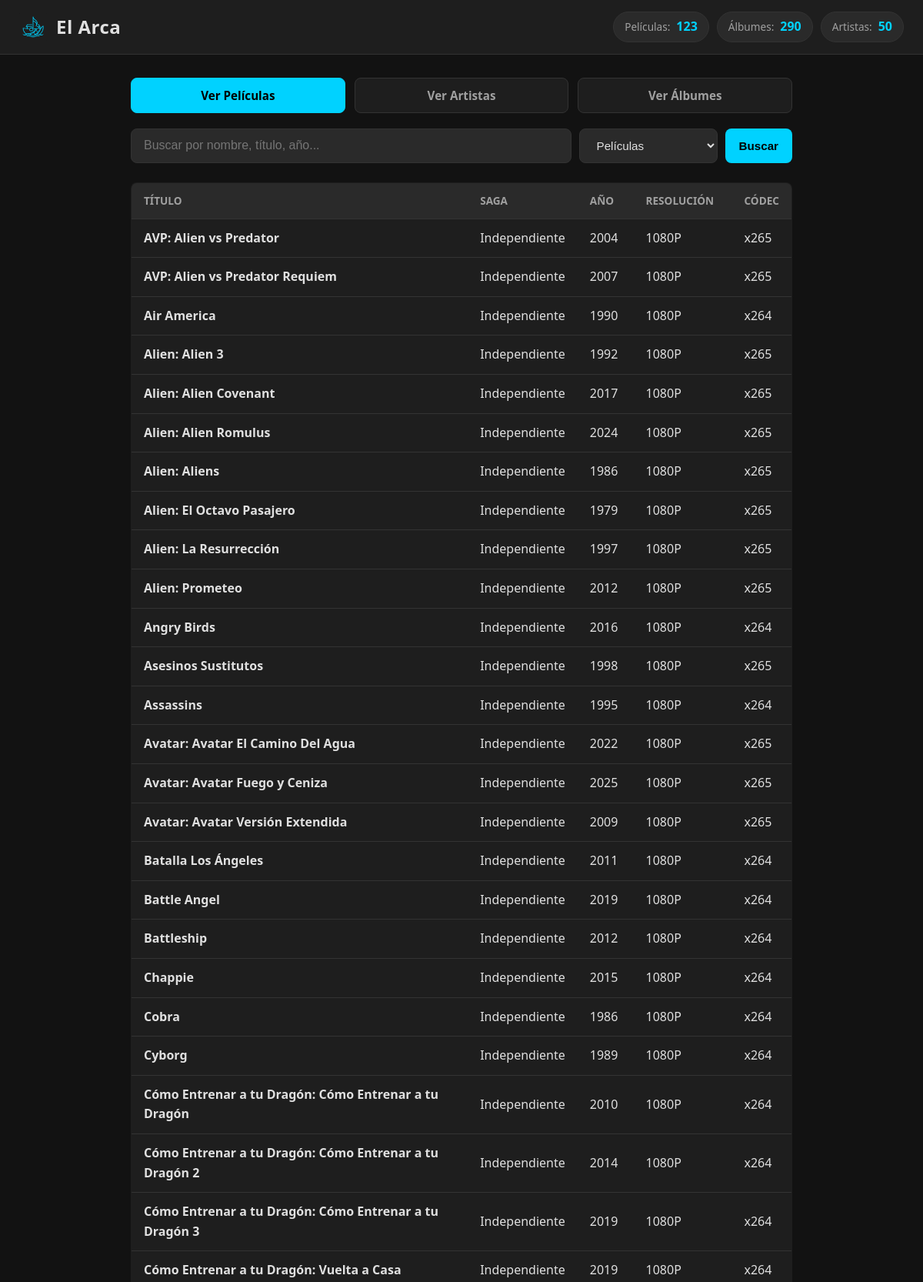
The page / (upper part) on the database its author committed.
### tables this page shows
CREATE TABLE peliculas (
            id INTEGER PRIMARY KEY AUTOINCREMENT,
            saga TEXT,
            titulo TEXT NOT NULL,
            anio_estreno INTEGER,
            decada TEXT,
            resolucion TEXT,
            es_x265 INTEGER DEFAULT 0,
            es_animada INTEGER DEFAULT 0
        );

### app.py (the view, shortened to what this page needs)
@app.route("/", methods=["GET"])
def inicio():
    busqueda = request.args.get("q", "").strip()
    filtro_tipo = request.args.get("tipo", "peliculas")
    peliculas = []
    albumes = []
    artistas = []
    conn = obtener_conexion()
    cursor = conn.cursor()
    cursor.execute("SELECT COUNT(*) AS total FROM artistas")
    res_artistas = cursor.fetchone()
    total_artistas_val = res_artistas["total"] if res_artistas else 0
    cursor.execute("SELECT COUNT(*) AS total FROM peliculas")
    res_peliculas = cursor.fetchone()
    total_peliculas_val = res_peliculas["total"] if res_peliculas else 0
    cursor.execute("SELECT COUNT(*) AS total FROM albumes")
    res_albumes = cursor.fetchone()
    total_albumes_val = res_albumes["total"] if res_albumes else 0
    if filtro_tipo == "peliculas":
        if busqueda:
            query = """
                SELECT * FROM peliculas
                WHERE titulo LIKE ?
                   OR saga LIKE ?
                   OR decada LIKE ?
                   OR CAST(anio_estreno AS TEXT) LIKE ?
                   OR resolucion LIKE ?
                   OR (es_animada = 1 AND 'animada' LIKE ?)
                   OR (es_x265 = 1 AND 'x265' LIKE ?)
                ORDER BY anio_estreno ASC, titulo ASC
            """
            param = f"%{busqueda}%"
            peliculas = cursor.execute(query, (param, param, param, param, param, param, param)).fetchall()
        else:
            peliculas = cursor.execute("SELECT * FROM peliculas ORDER BY titulo ASC").fetchall()
    elif filtro_tipo == "artistas":
        if busqueda:
            query = "SELECT * FROM artistas WHERE nombre LIKE ? ORDER BY nombre ASC"
            artistas = cursor.execute(query, (f"%{busqueda}%",)).fetchall()
        else:
            artistas = cursor.execute("SELECT * FROM artistas ORDER BY nombre ASC").fetchall()
    conn.close()
    return render_template(
        "index.html",
        peliculas=peliculas,
        albumes=albumes,
        artistas=artistas,
        busqueda=busqueda,
        tipo=filtro_tipo,
        total_artistas=total_artistas_val,
        total_peliculas=total_peliculas_val,
        total_albumes=total_albumes_val
    )

### app.py (called while the page is built)
def obtener_conexion():
    conn = sqlite3.connect(RUTA_BD)
    conn.row_factory = sqlite3.Row  # Permite acceder a las columnas por su nombre
    return conn

### templates/index.html (shortened to what this page needs)
<!DOCTYPE html>
<html lang="es">
<head>
    <link rel="stylesheet" href="{{ url_for('static', filename='style.css') }}">
</head>
<body>
    <header class="barra-superior">
        <div class="logo-titulo">
            <img src="{{ url_for('static', filename='logo.png') }}" alt="Logo El Arca" class="img-logo">
            <h1>El Arca</h1>
        </div>
        <div class="contenedor-badges">
            <div class="info-badge">
                <span class="etiqueta">Películas:</span>
                <strong class="numero">{{ total_peliculas }}</strong>
            </div>
            <div class="info-badge">
                <span class="etiqueta">Álbumes:</span>
                <strong class="numero">{{ total_albumes }}</strong>
            </div>
            <div class="info-badge">
                <span class="etiqueta">Artistas:</span>
                <strong class="numero">{{ total_artistas }}</strong>
            </div>
        </div>
    </header>
    <main class="contenedor-principal">
        <nav class="acciones-rapidas">
            <a href="/?tipo=peliculas" class="btn-navegacion {% if tipo == 'peliculas' %}activo{% endif %}">
                Ver Películas
            </a>
            <a href="/?tipo=artistas" class="btn-navegacion {% if tipo == 'artistas' %}activo{% endif %}">
                Ver Artistas
            </a>
            <a href="/?tipo=musica" class="btn-navegacion {% if tipo == 'musica' %}activo{% endif %}">
                Ver Álbumes
            </a>
        </nav>
        <form method="GET" action="/" class="buscador-form">
            <input type="text" name="q" value="{{ busqueda }}" placeholder="Buscar por nombre, título, año..." class="input-busqueda">
            <select name="tipo" class="select-tipo">
                <option value="peliculas" {% if tipo == 'peliculas' %}selected{% endif %}>Películas</option>
            </select>
            <button type="submit" class="btn-buscar">Buscar</button>
        </form>
        {% if tipo == 'peliculas' %}
            {% if peliculas %}
                <table class="tabla-resultados">
                    <thead>
                        <tr>
                            <th>Título</th>
                            <th>Saga</th>
                            <th>Año</th>
                            <th>Resolución</th>
                            <th>Códec</th>
                        </tr>
                    </thead>
                    <tbody>
                        {% for p in peliculas %}
                        <tr>
                            <td><strong>{{ p.titulo }}</strong></td>
                            <td>{{ p.saga or '-' }}</td>
                            <td>{{ p.anio_estreno }}</td>
                            <td>{{ p.resolucion }}</td>
                            <td>
                                {% if p.es_x265 == 1 %}
                                    <span class="badge-x265">x265</span>
                                {% else %}
                                    <span class="badge-x264">x264</span>
                                {% endif %}
                            </td>
                        </tr>
                        {% endfor %}
                    </tbody>
                </table>
            {% else %}
                <p class="sin-resultados">No se encontraron películas.</p>
            {% endif %}
        {% endif %}
    </main>
</body>
</html>

### static/style.css (style rules this page uses)
:root { --bg-principal: #121212; --bg-tarjeta: #1e1e1e; --bg-input: #2a2a2a; --texto-principal: #e0e0e0; --texto-secundario: #a0a0a0; --acento-cyan: #00d2ff; --borde: #333333; --borde-focus: #00d2ff; --fuente-principal: system-ui, -apple-system, BlinkMacSystemFont, "Segoe UI", Roboto, sans-serif; }
* { box-sizing: border-box; margin: 0; padding: 0; }
body { background-color: var(--bg-principal); color: var(--texto-principal); font-family: var(--fuente-principal); line-height: 1.6; padding-bottom: 40px; }
.barra-superior { display: flex; justify-content: space-between; align-items: center; background-color: var(--bg-tarjeta); padding: 15px 25px; border-bottom: 1px solid var(--borde); position: sticky; top: 0; z-index: 100; }
.logo-titulo { display: flex; align-items: center; gap: 12px; }
.logo-titulo h1 { font-size: 1.5rem; font-weight: 700; color: var(--texto-principal); letter-spacing: 0.5px; }
.info-badge { display: inline-flex; align-items: center; gap: 8px; background-color: var(--bg-input); padding: 6px 14px; border-radius: 20px; font-size: 0.85rem; border: 1px solid var(--borde); color: var(--texto-secundario); }
.info-badge .numero { color: var(--acento-cyan); font-weight: 700; font-size: 1rem; }
.contenedor-principal { max-width: 900px; margin: 30px auto; padding: 0 20px; }
.buscador-form { display: flex; gap: 10px; margin-bottom: 25px; flex-wrap: wrap; }
.input-busqueda { flex: 1; min-width: 200px; padding: 12px 16px; background-color: var(--bg-input); border: 1px solid var(--borde); border-radius: 8px; color: var(--texto-principal); font-size: 1rem; outline: none; transition: border-color 0.2s; }
.select-tipo, .btn-buscar { padding: 12px 18px; background-color: var(--bg-input); border: 1px solid var(--borde); border-radius: 8px; color: var(--texto-principal); font-size: 0.95rem; cursor: pointer; outline: none; }
.btn-buscar { background-color: var(--acento-cyan); color: #000; font-weight: 600; border: none; transition: opacity 0.2s; }
.tabla-resultados { width: 100%; border-collapse: collapse; background-color: var(--bg-tarjeta); border-radius: 8px; overflow: hidden; border: 1px solid var(--borde); }
.tabla-resultados th, .tabla-resultados td { padding: 12px 16px; text-align: left; border-bottom: 1px solid var(--borde); }
.tabla-resultados th { background-color: var(--bg-input); color: var(--texto-secundario); font-weight: 600; font-size: 0.85rem; text-transform: uppercase; }
.contenedor-badges { display: flex; gap: 10px; align-items: center; flex-wrap: wrap; }
.img-logo { width: 36px; height: 36px; object-fit: contain; opacity: 0.9; }
.acciones-rapidas { display: flex; gap: 12px; margin-bottom: 20px; flex-wrap: wrap; }
.btn-navegacion { flex: 1; text-align: center; padding: 10px 16px; background-color: var(--bg-tarjeta); color: var(--texto-secundario); text-decoration: none; border-radius: 8px; border: 1px solid var(--borde); font-weight: 600; font-size: 0.95rem; transition: all 0.2s ease; }
.btn-navegacion.activo { background-color: var(--acento-cyan); color: #000000; border-color: var(--acento-cyan); }

### rows shown on the page
peliculas: titulo "AVP: Alien vs Predator", saga "Independiente", anio_estreno "2004", resolucion "1080P", es_x265 "x265"
peliculas: titulo "AVP: Alien vs Predator Requiem", saga "Independiente", anio_estreno "2007", resolucion "1080P", es_x265 "x265"
peliculas: titulo "Air America", saga "Independiente", anio_estreno "1990", resolucion "1080P", es_x265 "x264"
peliculas: titulo "Alien: Alien 3", saga "Independiente", anio_estreno "1992", resolucion "1080P", es_x265 "x265"
peliculas: titulo "Alien: Alien Covenant", saga "Independiente", anio_estreno "2017", resolucion "1080P", es_x265 "x265"
peliculas: titulo "Alien: Alien Romulus", saga "Independiente", anio_estreno "2024", resolucion "1080P", es_x265 "x265"
peliculas: titulo "Alien: Aliens", saga "Independiente", anio_estreno "1986", resolucion "1080P", es_x265 "x265"
peliculas: titulo "Alien: El Octavo Pasajero", saga "Independiente", anio_estreno "1979", resolucion "1080P", es_x265 "x265"
peliculas: titulo "Alien: La Resurrección", saga "Independiente", anio_estreno "1997", resolucion "1080P", es_x265 "x265"
peliculas: titulo "Alien: Prometeo", saga "Independiente", anio_estreno "2012", resolucion "1080P", es_x265 "x265"
peliculas: titulo "Angry Birds", saga "Independiente", anio_estreno "2016", resolucion "1080P", es_x265 "x264"
peliculas: titulo "Asesinos Sustitutos", saga "Independiente", anio_estreno "1998", resolucion "1080P", es_x265 "x265"
peliculas: titulo "Assassins", saga "Independiente", anio_estreno "1995", resolucion "1080P", es_x265 "x264"
peliculas: titulo "Avatar: Avatar El Camino Del Agua", saga "Independiente", anio_estreno "2022", resolucion "1080P", es_x265 "x265"
peliculas: titulo "Avatar: Avatar Fuego y Ceniza", saga "Independiente", anio_estreno "2025", resolucion "1080P", es_x265 "x265"
peliculas: titulo "Avatar: Avatar Versión Extendida", saga "Independiente", anio_estreno "2009", resolucion "1080P", es_x265 "x265"
peliculas: titulo "Batalla Los Ángeles", saga "Independiente", anio_estreno "2011", resolucion "1080P", es_x265 "x264"
peliculas: titulo "Battle Angel", saga "Independiente", anio_estreno "2019", resolucion "1080P", es_x265 "x264"
peliculas: titulo "Battleship", saga "Independiente", anio_estreno "2012", resolucion "1080P", es_x265 "x264"
peliculas: titulo "Chappie", saga "Independiente", anio_estreno "2015", resolucion "1080P", es_x265 "x264"
peliculas: titulo "Cobra", saga "Independiente", anio_estreno "1986", resolucion "1080P", es_x265 "x264"
peliculas: titulo "Cyborg", saga "Independiente", anio_estreno "1989", resolucion "1080P", es_x265 "x264"
peliculas: titulo "Cómo Entrenar a tu Dragón: Cómo Entrenar a tu Dragón", saga "Independiente", anio_estreno "2010", resolucion "1080P", es_x265 "x264"
peliculas: titulo "Cómo Entrenar a tu Dragón: Cómo Entrenar a tu Dragón 2", saga "Independiente", anio_estreno "2014", resolucion "1080P", es_x265 "x264"
peliculas: titulo "Cómo Entrenar a tu Dragón: Cómo Entrenar a tu Dragón 3", saga "Independiente", anio_estreno "2019", resolucion "1080P", es_x265 "x264"
peliculas: titulo "Cómo Entrenar a tu Dragón: Vuelta a Casa", saga "Independiente", anio_estreno "2019", resolucion "1080P", es_x265 "x264"

### other values the page prints
{{ total_peliculas }} "123"
{{ total_albumes }} "290"
{{ total_artistas }} "50"
